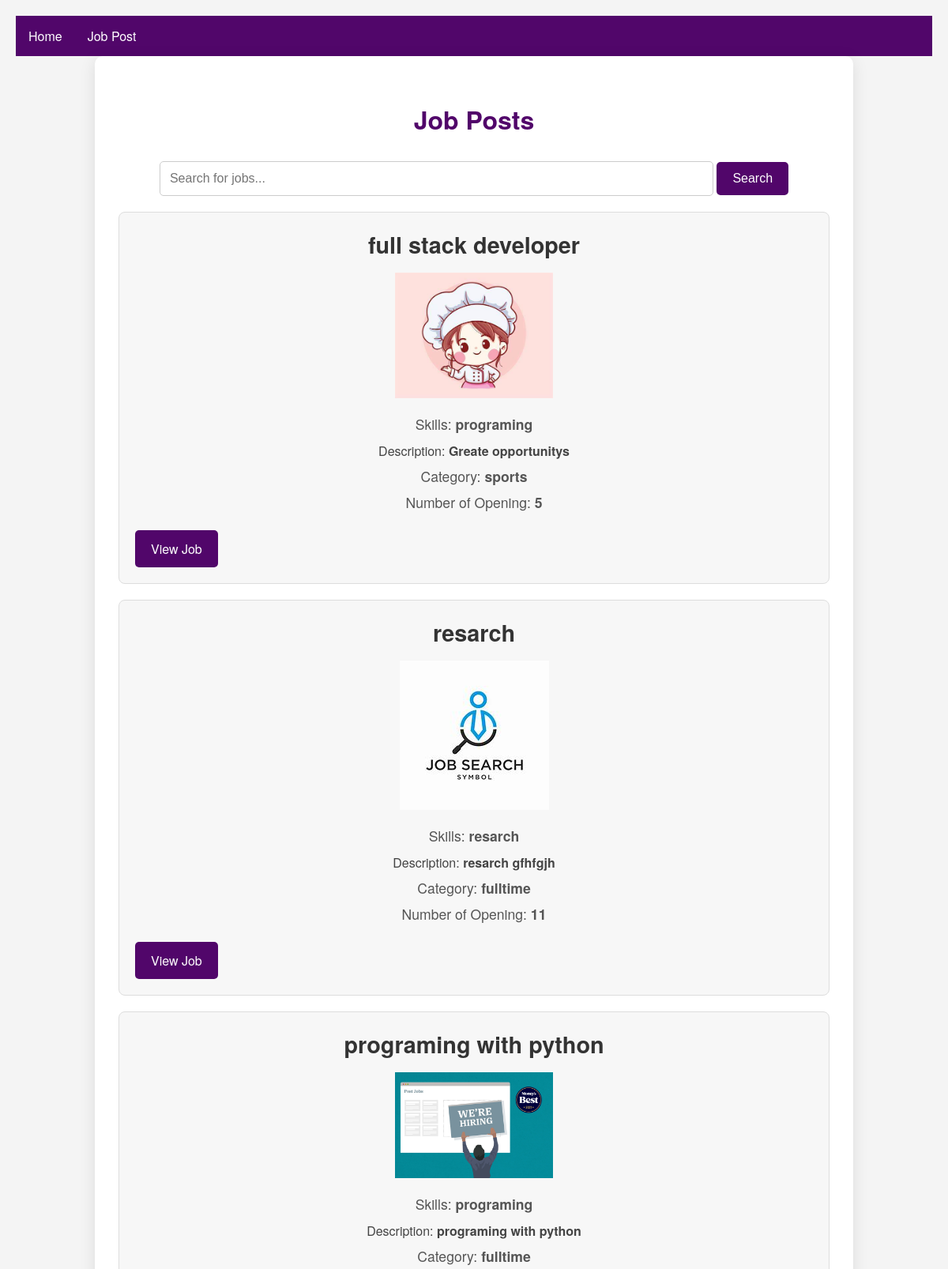
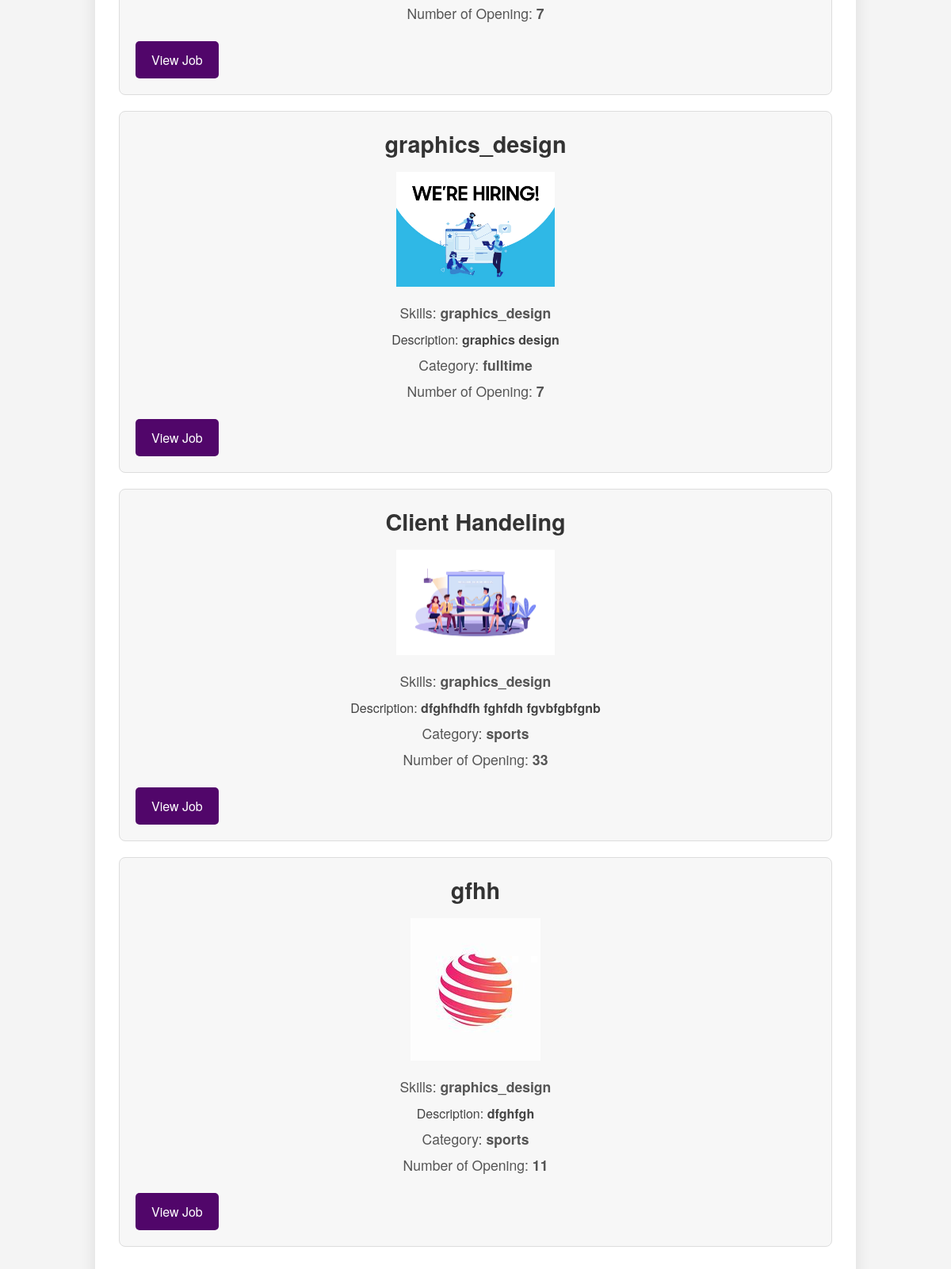
Page /jobfeed/ on the committed database (2 pictures, top to bottom).
### myapp/models.py (models this page shows, shortened)
class JobModel(models.Model):
    JOB_TYPE_CHOICES = [
        ('fulltime', 'Full-time'),
        ('parttime', 'Part-time'),
    ]
    skills=[
        ('programing', 'Programing'),
        ('graphics_design', 'Graphics Design'),
        ('resarch', 'Resarch'),
    ]
    user = models.ForeignKey(Custom_user, on_delete=models.CASCADE)
    job_title = models.CharField(max_length=255, null=True)
    Number_of_opening = models.PositiveIntegerField(null=True)
    Category = models.CharField(choices=JOB_TYPE_CHOICES,max_length=255, null=True)
    Job_Description = models.TextField(max_length=255, null=True)
    Skills = models.CharField(choices=skills,max_length=255, null=True)
    company_logo=models.ImageField(upload_to='Media/Blog_Pic',null=True)

### myproject/views.py (the view)
# urls.py: path('jobfeed/', jobfeed, name='jobfeed'),
def jobfeed(req):
    data=JobModel.objects.all()
    context = {
        'data': data
    }
    return render(req,'jobfeed.html',context)

### template/jobfeed.html (shortened to what this page needs)
{% extends 'base.html' %}
{% block body %}
<!DOCTYPE html>
<html lang="en">
<head>
</head>
<body>
    <div class="container">
        <h2>Job Posts</h2>
        <div class="search-bar">
            <form action="{% url 'searchJob' %}" method="GET">
                <input type="text" name="query" placeholder="Search for jobs..." required>
                <button type="submit">Search</button>
            </form>
        </div>
        {% for i in data %}
        <div class="job-post">
            <h2 class="job-title">{{ i.job_title }}</h2>
            <div class="logo">
                <img src="/{{ i.company_logo }}" alt="Logo">
            </div>
            <div class="company">Skills: <strong>{{ i.Skills }}</strong></div>
            <div class="description">Description: <strong>{{ i.Job_Description }}</strong></div>
            <div class="salary">Category: <strong>{{ i.Category }}</strong></div>
            <div class="application-deadline">Number of Opening: <strong>{{ i.Number_of_opening }}</strong></div>
            <a href="{% url 'mainprofile' i.id %}" class="apply-button">View Job</a>
        </div>
        {% endfor %}
    </div>
</body>
</html>
{% endblock body %}

### template/base.html (style rules this page uses)
body { background-color:white; }

### template/jobfeed.html (style rules this page uses)
body { font-family: 'Helvetica Neue', Arial, sans-serif; background-color: #f4f4f4; margin: 0; padding: 20px; }
.container { max-width: 900px; margin: auto; background: #ffffff; padding: 30px; border-radius: 10px; box-shadow: 0 4px 20px rgba(0, 0, 0, 0.1); }
h2 { text-align: center; color: #51066a; margin-bottom: 30px; font-size: 2em; }
.search-bar { margin-bottom: 20px; text-align: center; }
.search-bar input[type="text"] { padding: 12px; width: 75%; border: 1px solid #ccc; border-radius: 5px; font-size: 1em; }
.search-bar button { padding: 12px 20px; background-color: #51066a; color: white; border: none; border-radius: 5px; cursor: pointer; font-size: 1em; transition: background-color 0.3s, color 0.3s; }
.job-post { border: 1px solid #ddd; padding: 20px; margin-bottom: 20px; border-radius: 8px; background-color: #f7f7f7; transition: box-shadow 0.3s; }
.job-title { font-size: 1.8em; color: #333; margin: 0; text-align: center; }
.logo { text-align: center; margin: 15px 0; }
.logo img { max-height: 200px; max-width: 200px; }
.company, .location, .salary, .posted-date, .application-deadline, .user { color: #555; margin: 8px 0; font-size: 1.1em; text-align: center; }
.description { margin-top: 10px; color: #444; font-size: 1em; text-align: center; }
.apply-button { display: inline-block; margin-top: 15px; padding: 12px 20px; background-color: #51066a; color: white; text-decoration: none; border-radius: 5px; transition: background-color 0.3s, color 0.3s; font-size: 1em; text-align: center; }

### rows in the picture
JobModel: job_title "full stack developer", company_logo (picture), Skills "programing", Job_Description "Greate opportunitys", Category "sports", Number_of_opening "5"
JobModel: job_title "resarch", company_logo (picture), Skills "resarch", Job_Description "resarch gfhfgjh", Category "fulltime", Number_of_opening "11"
JobModel: job_title "programing with python", company_logo (picture), Skills "programing", Job_Description "programing with python", Category "fulltime", Number_of_opening "7"
JobModel: job_title "graphics_design", company_logo (picture), Skills "graphics_design", Job_Description "graphics design", Category "fulltime", Number_of_opening "7"
JobModel: job_title "Client Handeling", company_logo (picture), Skills "graphics_design", Job_Description "dfghfhdfh fghfdh fgvbfgbfgnb", Category "sports", Number_of_opening "33"
JobModel: job_title "gfhh", company_logo (picture), Skills "graphics_design", Job_Description "dfghfgh", Category "sports", Number_of_opening "11"
